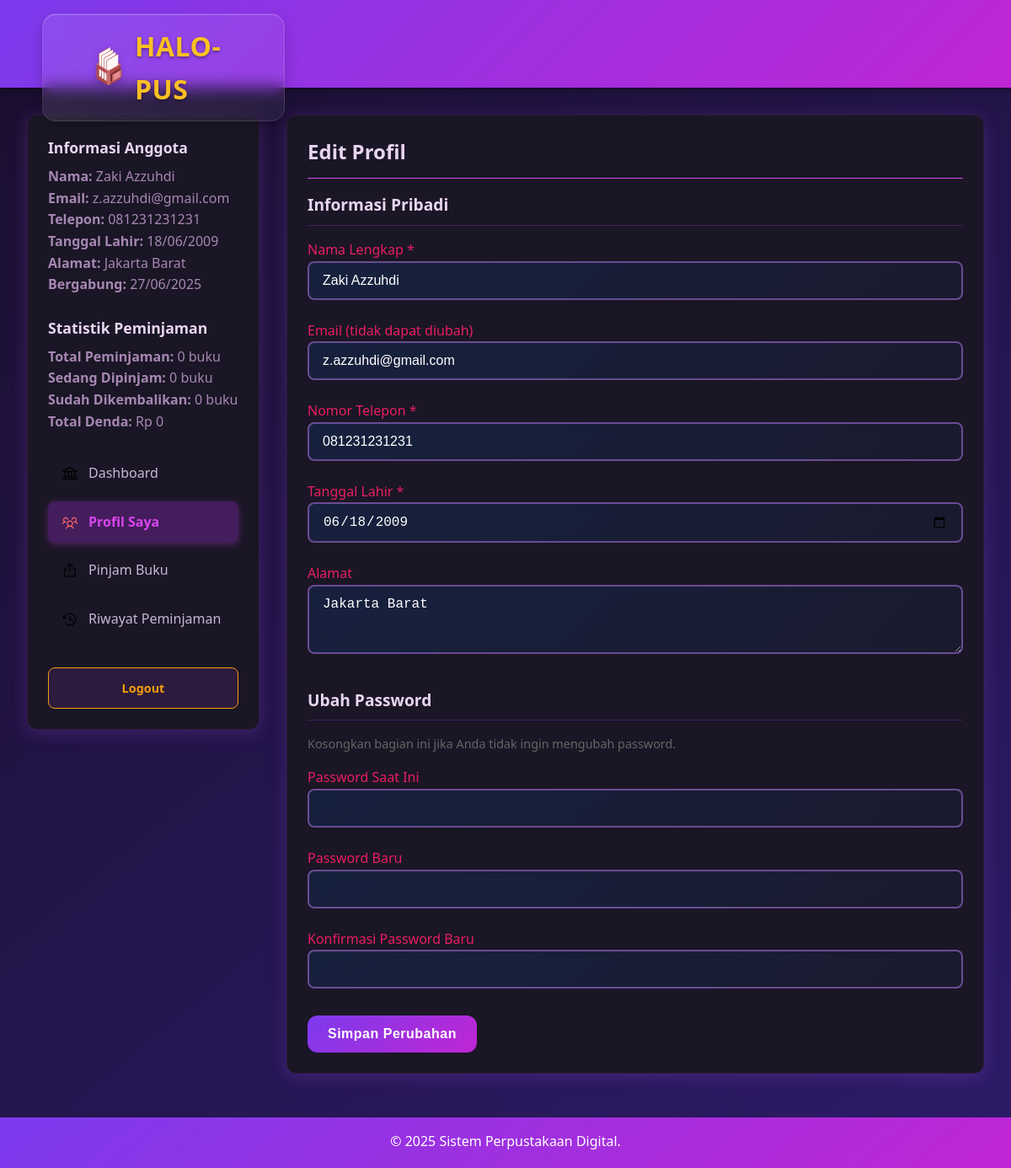
Page /member/profile.php (signed in) on the committed database.
### tables this page shows
CREATE TABLE `members` (
  `id` int(11) NOT NULL,
  `member_code` varchar(20) NOT NULL,
  `name` varchar(255) NOT NULL,
  `email` varchar(255) NOT NULL,
  `password` varchar(255) DEFAULT NULL,
  `phone` varchar(20) DEFAULT NULL,
  `address` text DEFAULT NULL,
  `date_of_birth` date DEFAULT NULL,
  `gender` enum('L','P') NOT NULL,
  `member_type` enum('student','teacher','public') DEFAULT 'public',
  `join_date` date NOT NULL,
  `status` enum('active','inactive','suspended') DEFAULT 'active',
  `first_login` tinyint(1) DEFAULT 1,
  `max_borrow_limit` int(11) DEFAULT 3,
  `created_at` timestamp NOT NULL DEFAULT current_timestamp(),
  `updated_at` timestamp NOT NULL DEFAULT current_timestamp() ON UPDATE current_timestamp()
);

### member/profile.php (the view, shortened to what this page needs)
<?php
require_once '../config/koneksi.php';
$member_id = $_SESSION['member_id'];
try {
        $stmt = $pdo->prepare("SELECT * FROM members WHERE id = ?");
    $stmt->execute([$member_id]);
    $member = $stmt->fetch();
        $stmt = $pdo->prepare("
        SELECT
            COUNT(*) as total_borrowings,
            COUNT(CASE WHEN status = 'returned' THEN 1 END) as returned_books,
            COUNT(CASE WHEN status IN ('borrowed', 'overdue') THEN 1 END) as current_books,
            SUM(CASE WHEN fine_amount > 0 THEN fine_amount ELSE 0 END) as total_fines
        FROM borrowings
        WHERE member_id = ?
    ");
    $stmt->execute([$member_id]);
    $stats = $stmt->fetch();
} catch(PDOException $e) {
    $error_message = "Error: " . $e->getMessage();
    $member = null;
    $stats = ['total_borrowings' => 0, 'returned_books' => 0, 'current_books' => 0, 'total_fines' => 0];
}
?>
<!DOCTYPE html>
<html lang="id">
<head>
    <link rel="stylesheet" href="../css/style.css">
    <link rel="stylesheet" href="../css/form.css">
    <link rel="stylesheet" href="../css/style2member.css">
</head>
<body>
    <header class="header" style="padding-left: 50px;">
        <a href="dashboard.php" class="logo"><img src="../images/logo.svg" alt="Profile" class="firsticon" > HALO-PUS</a>
    </header>
    <main class="container">
        <div class="dashboard-grid">
            <div class="dashboard-sidebar">
                <div class="profile-section">
                    <h3>Informasi Anggota</h3>
                    <p><strong>Nama:</strong> <?php echo htmlspecialchars($member['name']); ?></p>
                    <p><strong>Email:</strong> <?php echo htmlspecialchars($member['email']); ?></p>
                    <p><strong>Telepon:</strong> <?php echo htmlspecialchars($member['phone']); ?></p>
                    <p><strong>Tanggal Lahir:</strong> <?php echo date('d/m/Y', strtotime($member['date_of_birth'])); ?></p>
                    <p><strong>Alamat:</strong> <?php echo htmlspecialchars($member['address'] ?: 'Belum diisi'); ?></p>
                    <p><strong>Bergabung:</strong> <?php echo date('d/m/Y', strtotime($member['join_date'])); ?></p>
                </div>
                <div class="profile-section">
                    <h3>Statistik Peminjaman</h3>
                    <p><strong>Total Peminjaman:</strong> <?php echo $stats['total_borrowings']; ?> buku</p>
                    <p><strong>Sedang Dipinjam:</strong> <?php echo $stats['current_books']; ?> buku</p>
                    <p><strong>Sudah Dikembalikan:</strong> <?php echo $stats['returned_books']; ?> buku</p>
                    <p><strong>Total Denda:</strong> Rp <?php echo number_format($stats['total_fines'], 0, ',', '.'); ?></p>
                </div>
                <ul class="menu-list">
                    <li>
                        <a href="dashboard.php">
                            <img src="../images/blackbank.svg" alt="Dashboard" class="menu-icon">
                            Dashboard
                        </a>
                    </li>
                    <li>
                        <a href="profile.php" class="active">
                            <img src="../images/blueanggota.svg" alt="Profile" class="menu-icon">
                            Profil Saya
                        </a>
                    </li>
                    <li>
                        <a href="borrow.php">
                            <img src="../images/blackpinjam.svg" alt="Borrow" class="menu-icon">
                            Pinjam Buku
                        </a>
                    </li>
                    <li>
                        <a href="history.php">
                            <img src="../images/blackhistori.svg" alt="History" class="menu-icon">
                            Riwayat Peminjaman
                        </a>
                    </li>
                </ul>
                <a href="../member_logout.php" class="btn-logout" onclick="return confirm('Apakah Anda yakin ingin keluar?')">
                    Logout
                </a>
            </div>
            <div class="dashboard-main">
                <div class="dashboard-card">
                    <h2>Edit Profil</h2>
                    <form method="POST" action="">
                        <div class="form-section">
                            <h3>Informasi Pribadi</h3>
                            <div class="form-group">
                                <label for="name">Nama Lengkap *</label>
                                <input
                                    type="text"
                                    id="name"
                                    name="name"
                                    class="form-control"
                                    value="<?php echo htmlspecialchars($member['name']); ?>"
                                    required
                                >
                            </div>
                            <div class="form-group">
                                <label for="email">Email (tidak dapat diubah)</label>
                                <input
                                    type="email"
                                    id="email"
                                    class="form-control"
                                    value="<?php echo htmlspecialchars($member['email']); ?>"
                                    disabled
                                >
                            </div>
                            <div class="form-group">
                                <label for="phone">Nomor Telepon *</label>
                                <input
                                    type="tel"
                                    id="phone"
                                    name="phone"
                                    class="form-control"
                                    value="<?php echo htmlspecialchars($member['phone']); ?>"
                                    required
                                >
                            </div>
                            <div class="form-group">
                                <label for="date_of_birth">Tanggal Lahir *</label>
                                <input
                                    type="date"
                                    id="date_of_birth"
                                    name="date_of_birth"
                                    class="form-control"
                                    value="<?php echo $member['date_of_birth']; ?>"
                                    required
                                >
                            </div>
                            <div class="form-group">
                                <label for="address">Alamat</label>
                                <textarea
                                    id="address"
                                    name="address"
                                    rows="3"
                                    class="form-control"
                                ><?php echo htmlspecialchars($member['address']); ?></textarea>
                            </div>
                        </div>
                        <div class="form-section">
                            <h3>Ubah Password</h3>
                            <p style="margin-bottom: 1rem; color: #666; font-size: 0.9rem;">
                                Kosongkan bagian ini jika Anda tidak ingin mengubah password.
                            </p>
                            <div class="form-group">
                                <label for="current_password">Password Saat Ini</label>
                                <input
                                    type="password"
                                    id="current_password"
                                    name="current_password"
                                    class="form-control"
                                >
                            </div>
                            <div class="form-group">
                                <label for="new_password">Password Baru</label>
                                <input
                                    type="password"
                                    id="new_password"
                                    name="new_password"
                                    minlength="6"
                                    class="form-control"
                                >
                            </div>
                            <div class="form-group">
                                <label for="confirm_password">Konfirmasi Password Baru</label>
                                <input
                                    type="password"
                                    id="confirm_password"
                                    name="confirm_password"
                                    class="form-control"
                                >
                            </div>
                        </div>
                        <div class="form-actions">
                            <button type="submit" class="btn btn-primary">Simpan Perubahan</button>
                        </div>
                    </form>
                </div>
            </div>
        </div>
    </main>
    <footer class="footer">
        <div class="container">
            <p>&copy; 2025 Sistem Perpustakaan Digital.</p>
        </div>
    </footer>
</body>
</html>

### css/style.css (style rules this page uses)
* { margin: 0; padding: 0; box-sizing: border-box; }
body { font-family: "Segoe UI", Tahoma, Geneva, Verdana, sans-serif; line-height: 1.6; color: #e2e8f0; margin: 0; padding: 0; background: linear-gradient(140deg, #1a0e2e 0%, #2d1b69 100%); scroll-behavior: smooth; display: flex; flex-direction: column; height: 100%; animation: premiumIn 1s ease-out; margin-bottom: 5rem; }
.header { background: linear-gradient(140deg, #7c3aed 0%, #c026d3 100%); color: white; padding: 1rem 0; box-shadow: 0 2px 10px rgba(0, 0, 0, 0.3); position: sticky; top: 0; height: 6.5rem; z-index: 90; }
.btn-logout { background: linear-gradient(140deg, #fbbf24 0%, #f59e0b 100%); color: #1f2937; padding: 0.5rem 1rem; border-radius: 6px; text-decoration: none; font-size: 0.9rem; font-weight: 600; transition: all 0.3s ease; }
.firsticon { width: 45px; height: 45px; vertical-align: middle; margin-right: 8px; margin-bottom: 4px; filter: drop-shadow(0 2px 4px rgba(0, 0, 0, 0.2)); transition: transform 0.3s ease; }
.container { max-width: 1200px; margin: 0 auto; padding: 0 20px; }
.btn { padding: 12px 24px; border: none; border-radius: 12px; font-size: 1rem; font-weight: 600; cursor: pointer; text-decoration: none; display: inline-flex; justify-content: center; align-items: center; text-align: center; transition: all 0.3s ease; line-height: 1.25; letter-spacing: 0.5px; }
.btn-primary { background: linear-gradient(140deg, #7c3aed 0%, #c026d3 100%); color: white; }
.footer { background: linear-gradient(140deg, #7c3aed 0%, #c026d3 100%); color: white; text-align: center; bottom: 0; left: 0; padding: 1rem 0; width: 100%; height: 60px; position: fixed; z-index: 999; }
.header { padding: 1rem 0; background: linear-gradient(135deg, #7c3aed 0%, #c026d3 100%); box-shadow: 0 4px 10px rgba(0, 0, 0, 0.3); position: sticky; top: 0; z-index: 999; }
.logo { display: flex; align-items: center; text-decoration: none; width: 90%; padding: 0.75rem 3.5rem; border-radius: 16px; background: linear-gradient(135deg, rgba(255, 255, 255, 0.1) 0%, rgba(255, 255, 255, 0.05) 100%); backdrop-filter: blur(10px); border: 1px solid rgba(255, 255, 255, 0.1); box-shadow: 0 8px 20px rgba(0, 0, 0, 0.15), 0 2px 6px rgba(0, 0, 0, 0.1), inset 0 1px 0 rgba(255, 255, 255, 0.2); transition: all 0.3s ease; position: relative; overflow: hidden; }
.logo { font-size: 2rem; font-weight: 700; color: #fbbf24; text-shadow: 0 2px 4px rgba(0, 0, 0, 0.3), 0 1px 2px rgba(0, 0, 0, 0.2); letter-spacing: 0.5px; }
.logo::before { content: ''; position: absolute; top: 0; left: -100%; width: 100%; height: 100%; background: linear-gradient(90deg, transparent, rgba(255, 255, 255, 0.2), transparent); transition: left 0.6s ease; }

### css/form.css (style rules this page uses)
.form-group { margin-bottom: 1.5rem !important; color: #e91e63 !important; position: relative !important; }
.form-control { width: 100% !important; padding: 12px 16px !important; border: 2px solid #6a4c93 !important; border-radius: 8px !important; font-size: 1rem !important; transition: all 0.3s ease !important; box-sizing: border-box !important; background: linear-gradient(135deg, #16213e 0%, #1a1a2e 100%) !important; color: #ffffff !important; position: relative !important; }
.form-control::placeholder { color: rgba(255, 255, 255, 0.5) !important; transition: color 0.3s ease !important; }

### rows in the picture
members: name "Zaki Azzuhdi", email "z.azzuhdi@gmail.com", phone "081231231231", date_of_birth "18/06/2009", address "Jakarta Barat", join_date "27/06/2025", date_of_birth "06/18/2009"

### other values in the picture
$stats['total_borrowings'] "0"
$stats['current_books'] "0"
$stats['returned_books'] "0"
$stats['total_fines'] "0"
